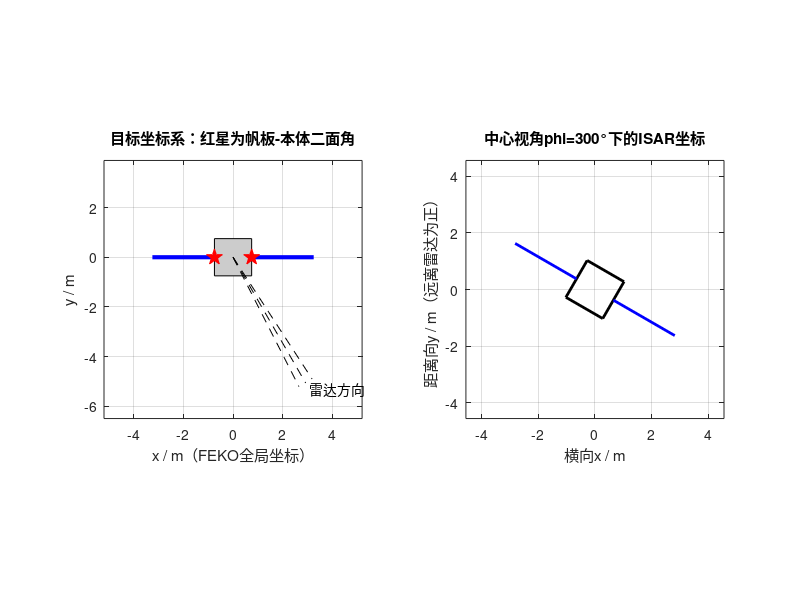

Reproduce this figure in MATLAB.
%{
%      ISAR转台成像：FEKO扫频×扫角参数设计
%      思路：FEKO平面波单站扫描得到E(f,phi)，等效为步进频信号在各转角下的频域回波。
%      频率维IFFT -> 距离像；方位维FFT -> 横向像（小转角RD）；转角较大时用PFA。
%      坐标约定沿用ISAR_RD.m：
%          原点为目标旋转中心O；x为横向（向右为正）；y为距离向（远离雷达为正）；
%          雷达位于(0,-R0)，即FEKO中的方向 theta=90°, phi=270°。
%          目标绕z轴顺时针转过theta角 <=> 目标不动、雷达方向逆时针转到 phi=270°+theta。
%      本脚本只做参数计算与可行性检查，不生成回波。输出：命令行参数表、
%      params_table.md、design_params.mat、figures/fig01_model_topview.png。
%}
clc; clear; close all;

%% 选项
model_mode = 'satellite'; % 'satellite'：参数化卫星模型；'custom'：只给最大尺寸L（如下载的STL）
L_custom = 8; % model_mode='custom'时使用的目标最大尺寸，m
os_ua = 1.5; % 不模糊窗口相对目标尺寸的余量：c/(2*delta_f)>os_ua*L，lambda/(2*delta_phi)>os_ua*L
phi_c_deg = 300; % 中心观测方位角（FEKO的phi），deg；270°为正对-y方向（太阳帆板镜面闪烁）
theta_inc_deg = 90; % 雷达俯仰：FEKO的theta，90°表示雷达位于xy平面内（转台平面）
pol_mode = 'VV'; % 'VV'：eta=0°，接收Etheta；'HH'：eta=90°，接收Ephi
t_per_point = 0.5; % 每个(频点,角度)单站解的估计耗时，s；请用试算实测后替换

%% 目标模型：参数化卫星（立方体本体 + 两块太阳帆板）
% 本体：中心在原点的立方体，边长bus_a。
% 帆板：零厚度PEC薄板，位于y=0平面（xz平面），法向为±y，直接贴在本体±x面上。
%       帆板与本体侧面构成90°二面角（棱线沿z轴），雷达在xy平面内时为强散射中心。
bus_a = 1.5; % 本体边长，m
panel_len = 2.5; % 单块帆板沿x方向长度，m
panel_wid = 1.2; % 帆板沿z方向宽度，m
switch lower(model_mode)
    case 'satellite'
        L = bus_a+2*panel_len; % 目标最大尺寸（翼展），m
        % 俯视轮廓（xy平面投影），每个部件一行多边形顶点，用于叠加到ISAR图像
        Model.bus_xy = bus_a/2*[-1,-1; 1,-1; 1,1; -1,1; -1,-1];
        Model.panel_r_xy = [bus_a/2,0; bus_a/2+panel_len,0]; % 右帆板投影为线段
        Model.panel_l_xy = -Model.panel_r_xy; % 左帆板
        Model.bus_a = bus_a; Model.panel_len = panel_len; Model.panel_wid = panel_wid;
    case 'custom'
        L = L_custom;
        Model = struct();
    otherwise
        error('model_mode只能是satellite或custom。');
end
target_radius = L/2; % 以本体中心为旋转中心时的最大半径，m（对称模型）

%% 电磁波与距离向参数（步进频）
c = 3e8; % 光速，m/s
f0 = 10e9; % 中心频率，Hz（X波段）
lambda = c/f0; % 中心波长，m
Br = 1e9; % 扫频带宽，Hz
rho_r = c/(2*Br); % 距离向理论分辨率，m（矩形窗）
f_min = f0-Br/2; f_max = f0+Br/2; % 扫频起止，Hz
lambda_min = c/f_max; % 最短波长，m，用于角度采样的保守设计

% 频率步进：不模糊距离 R_ua=c/(2*delta_f) 必须大于 os_ua*L
delta_f_max = c/(2*os_ua*L); % 允许的最大频率步进，Hz
% 把上限向下取到{1,2,2.5,5}×10^n序列中的“整”数
p10 = 10^floor(log10(delta_f_max)); m_nice = [1,2,2.5,5,10];
delta_f = p10*m_nice(find(m_nice*p10<=delta_f_max,1,'last'));
Nf = round(Br/delta_f)+1; % 频点数（含两端点）
R_ua = c/(2*delta_f); % 不模糊距离窗，m
f_axis = f_min+(0:Nf-1)*delta_f; % 频率轴，Hz

%% 方位向参数（转角）
% 横向分辨率 rho_a = lambda/(2*theta_m)，令 rho_a ≈ rho_r
res_a = rho_r; % 希望达到的横向分辨率，m
theta_m = lambda/(2*res_a); % 所需总转角，rad
theta_m_deg = ceil(theta_m*180/pi*2)/2; % 向上取到0.5°，便于在FEKO中填写
theta_m = theta_m_deg*pi/180;
rho_a = lambda/(2*theta_m); % 实际理论横向分辨率，m

% 角度步进：横向不模糊窗 X_ua = lambda_min/(2*delta_phi) 必须大于 os_ua*L
delta_phi_max = lambda_min/(2*os_ua*L); % rad
delta_phi_deg = floor(delta_phi_max*180/pi*100)/100; % 向下取到0.01°
% 再微调，使总转角恰好是步进的整数倍
Naz = ceil(theta_m_deg/delta_phi_deg)+1; % 角度点数（含两端点）
delta_phi_deg = theta_m_deg/(Naz-1);
delta_phi = delta_phi_deg*pi/180;
X_ua = lambda_min/(2*delta_phi); % 横向不模糊窗（最高频处，最保守），m
phi_start_deg = phi_c_deg-theta_m_deg/2; % FEKO中phi扫描起点，deg
phi_end_deg = phi_c_deg+theta_m_deg/2; % FEKO中phi扫描终点，deg
phi_axis_deg = phi_start_deg+(0:Naz-1)*delta_phi_deg; % 方位角轴，deg
theta_axis = (phi_axis_deg-phi_c_deg)*pi/180; % 相对中心的转角（逆时针看雷达=目标顺时针），rad

%% 极化
switch upper(pol_mode)
    case 'VV'
        eta_deg = 0; E_comp = 'Etheta'; % 入射E沿theta方向；theta=90°时为-z方向（竖直）
    case 'HH'
        eta_deg = 90; E_comp = 'Ephi'; % 入射E沿phi方向（水平）
    otherwise
        error('pol_mode只能是VV或HH。');
end

%% RD适用性检查（与ISAR_RD.m相同的两项，外加带宽引起的横向尺度变化）
% 目标在中心视角下的投影：目标顺时针转theta_c后的(x,y)
theta_c = (phi_c_deg-270)*pi/180;
if strcmpi(model_mode,'satellite')
    pts = [Model.bus_xy; Model.panel_r_xy; Model.panel_l_xy];
else
    pts = target_radius*[1,0; -1,0; 0,1; 0,-1];
end
x_img = pts(:,1)*cos(theta_c)+pts(:,2)*sin(theta_c);
y_img = -pts(:,1)*sin(theta_c)+pts(:,2)*cos(theta_c);
x_max = max(abs(x_img)); y_max = max(abs(y_img));
% 转动距离徙动：横向x处的点在theta_m内距离变化约x*theta_m
range_migration = x_max*theta_m;
% 二次相位误差：y*(1-cos(theta))≈y*theta^2/2，取边缘theta=theta_m/2
phase_error_max = 4*pi/lambda*max(sqrt(x_img.^2+y_img.^2))*(theta_m/2)^2/2;
% 带宽引起的横向尺度变化：x方向多普勒正比于f，频带边缘横向位置相差x*Br/f0
cross_scale_blur = x_max*Br/f0;

%% 计算量估算
N_total = Nf*Naz; % 主扫描单站解个数
N_rcs_cut = numel(0:0.5:360); % 附加：f0单频、phi全方位0.5°步进的RCS曲线
T_est_h = (N_total+N_rcs_cut)*t_per_point/3600; % 估计总耗时，h
% 全波（MoM/MLFMM）网格估算：表面积 / 单个三角形面积（边长lambda_min/8）
if strcmpi(model_mode,'satellite')
    area_total = 6*bus_a^2+2*2*panel_len*panel_wid; % 本体6面+帆板两面，m^2
else
    area_total = NaN;
end
edge_len = lambda_min/8; % MoM推荐网格边长
N_tri_MoM = area_total/(sqrt(3)/4*edge_len^2); % 三角形个数
N_unk_MoM = 1.5*N_tri_MoM; % RWG未知量≈1.5×三角形数
mem_MoM_GB = 16*N_unk_MoM^2/2^30; % 直接MoM复数双精度矩阵内存，GB
cells_r = L/rho_r; cells_a = L/rho_a; % 目标在距离/横向上占据的分辨单元数
electric_size = L/lambda_min; % 电尺寸（最高频）

%% 打印参数表
fprintf('\n======= ISAR转台成像：FEKO参数设计 =======\n');
fprintf('目标：%s，最大尺寸L=%.2f m，电尺寸L/lambda_min=%.0f\n',model_mode,L,electric_size);
fprintf('中心频率f0=%.2f GHz，lambda=%.2f cm\n',f0/1e9,lambda*100);
fprintf('带宽Br=%.0f MHz，扫频%.3f~%.3f GHz\n',Br/1e6,f_min/1e9,f_max/1e9);
fprintf('频率步进delta_f=%.2f MHz（上限%.2f MHz），频点数Nf=%d\n',delta_f/1e6,delta_f_max/1e6,Nf);
fprintf('不模糊距离R_ua=%.2f m（要求>%.2f m）\n',R_ua,os_ua*L);
fprintf('总转角theta_m=%.2f deg，phi扫描%.3f~%.3f deg\n',theta_m_deg,phi_start_deg,phi_end_deg);
fprintf('角度步进delta_phi=%.4f deg（上限%.4f deg），角度点数Naz=%d\n',delta_phi_deg,delta_phi_max*180/pi,Naz);
fprintf('横向不模糊窗X_ua=%.2f m（要求>%.2f m）\n',X_ua,os_ua*L);
fprintf('距离分辨率rho_r=%.3f m；横向分辨率rho_a=%.3f m\n',rho_r,rho_a);
fprintf('目标占据分辨单元：距离%.0f个×横向%.0f个\n',cells_r,cells_a);
fprintf('极化：%s（FEKO平面波eta=%d°，接收%s），雷达俯仰theta=%d°\n',upper(pol_mode),eta_deg,E_comp,theta_inc_deg);
fprintf('----- RD适用性（中心视角phi=%.1f°） -----\n',phi_c_deg);
fprintf('最大横向|x|=%.2f m，最大距离|y|=%.2f m\n',x_max,y_max);
fprintf('转动距离徙动约=%.3f m（半个距离单元=%.3f m）\n',range_migration,rho_r/2);
fprintf('二次相位误差约=%.2f rad（门限pi/4=%.2f rad）\n',phase_error_max,pi/4);
fprintf('带宽引起的横向尺度展宽约=%.3f m（横向单元=%.3f m）\n',cross_scale_blur,rho_a);
fprintf('----- 计算量 -----\n');
fprintf('主扫描：Nf×Naz=%d×%d=%d个单站解\n',Nf,Naz,N_total);
fprintf('附加RCS曲线：f0单频，phi=0:0.5:360，%d个单站解\n',N_rcs_cut);
fprintf('若每点%.2f s，总耗时约%.1f h（请先试算实测）\n',t_per_point,T_est_h);
fprintf('全波MoM参考：表面积%.1f m^2，三角形约%.2e个，未知量约%.2e，直接MoM矩阵约%.1e GB\n',...
    area_total,N_tri_MoM,N_unk_MoM,mem_MoM_GB);
if range_migration>rho_r/2
    warning('转动距离徙动超过半个距离单元：RD图像边缘散射点会展宽，建议同时做PFA对比。');
end
if phase_error_max>pi/4
    warning('二次相位误差超过pi/4：RD图像边缘散焦，PFA可校正。');
end

%% 写出参数表（Markdown）与参数文件
fid = fopen('params_table.md','w');
fprintf(fid,'| 参数 | 符号 | 数值 | 说明 |\n|---|---|---|---|\n');
fprintf(fid,'| 目标最大尺寸 | L | %.2f m | 电尺寸约 %.0f λ |\n',L,electric_size);
fprintf(fid,'| 中心频率 | f0 | %.2f GHz | λ0 = %.2f cm |\n',f0/1e9,lambda*100);
fprintf(fid,'| 带宽 | Br | %.0f MHz | %.3f~%.3f GHz |\n',Br/1e6,f_min/1e9,f_max/1e9);
fprintf(fid,'| 频率步进 | Δf | %.2f MHz | 上限 c/(2·%.1fL) = %.2f MHz |\n',delta_f/1e6,os_ua,delta_f_max/1e6);
fprintf(fid,'| 频点数 | Nf | %d | |\n',Nf);
fprintf(fid,'| 不模糊距离 | c/(2Δf) | %.2f m | > %.1fL = %.2f m |\n',R_ua,os_ua,os_ua*L);
fprintf(fid,'| 总转角 | θm | %.2f° | φ: %.3f°~%.3f° |\n',theta_m_deg,phi_start_deg,phi_end_deg);
fprintf(fid,'| 角度步进 | Δφ | %.4f° | 上限 λmin/(2·%.1fL) = %.4f° |\n',delta_phi_deg,os_ua,delta_phi_max*180/pi);
fprintf(fid,'| 角度点数 | Naz | %d | |\n',Naz);
fprintf(fid,'| 横向不模糊窗 | λmin/(2Δφ) | %.2f m | > %.2f m |\n',X_ua,os_ua*L);
fprintf(fid,'| 距离分辨率 | ρr = c/(2Br) | %.3f m | 矩形窗 |\n',rho_r);
fprintf(fid,'| 横向分辨率 | ρa = λ0/(2θm) | %.3f m | 矩形窗 |\n',rho_a);
fprintf(fid,'| 极化 | | %s | 平面波 η=%d°，接收 %s |\n',upper(pol_mode),eta_deg,E_comp);
fprintf(fid,'| 雷达俯仰 | θ | %d° | 雷达在转台平面内 |\n',theta_inc_deg);
fprintf(fid,'| 单站解总数 | Nf×Naz | %d | 另加 RCS 曲线 %d 点 |\n',N_total,N_rcs_cut);
fclose(fid);
save('design_params.mat','c','f0','lambda','Br','rho_r','delta_f','Nf','f_axis',...
    'theta_m','theta_m_deg','delta_phi_deg','Naz','phi_axis_deg','phi_c_deg',...
    'theta_inc_deg','pol_mode','eta_deg','E_comp','rho_a','R_ua','X_ua','L','Model','model_mode');

% 顺时针转动th（同ISAR_RD.m）：x'=x*cos+y*sin, y'=-x*sin+y*cos
rot_x = @(xy,th) xy(:,1)*cos(th)+xy(:,2)*sin(th);
rot_y = @(xy,th) -xy(:,1)*sin(th)+xy(:,2)*cos(th);

%% 图1：模型俯视图与雷达视线（雷达位于图的下方，与ISAR_RD.m一致）
if ~exist('figures','dir'); mkdir('figures'); end
figure('Name','模型俯视图与观测几何','Color','w');
subplot(1,2,1); hold on;
if strcmpi(model_mode,'satellite')
    fill(Model.bus_xy(:,1),Model.bus_xy(:,2),[0.8,0.8,0.8]);
    plot(Model.panel_r_xy(:,1),Model.panel_r_xy(:,2),'b-','LineWidth',3);
    plot(Model.panel_l_xy(:,1),Model.panel_l_xy(:,2),'b-','LineWidth',3);
    plot(bus_a/2*[1,-1],[0,0],'rp','MarkerSize',12,'MarkerFaceColor','r'); % 二面角棱线
end
% 雷达方向：从原点指向phi方向
phi_line = [phi_start_deg,phi_c_deg,phi_end_deg]*pi/180;
for k = 1:3
    plot([0,0.9*L*cos(phi_line(k))],[0,0.9*L*sin(phi_line(k))],'k--');
end
text(0.95*L*cos(phi_c_deg*pi/180),0.95*L*sin(phi_c_deg*pi/180),'雷达方向');
hold off; axis equal; grid on; box on;
xlim(0.8*L*[-1,1]); ylim(L*[-1,0.6]);
xlabel('x / m（FEKO全局坐标）'); ylabel('y / m');
title('目标坐标系：红星为帆板-本体二面角');
subplot(1,2,2); hold on;
% 中心视角下的ISAR坐标：目标顺时针转theta_c
if strcmpi(model_mode,'satellite')
    plot(rot_x(Model.bus_xy,theta_c),rot_y(Model.bus_xy,theta_c),'k-','LineWidth',2);
    plot(rot_x(Model.panel_r_xy,theta_c),rot_y(Model.panel_r_xy,theta_c),'b-','LineWidth',2);
    plot(rot_x(Model.panel_l_xy,theta_c),rot_y(Model.panel_l_xy,theta_c),'b-','LineWidth',2);
end
hold off; axis equal; grid on; box on;
xlim(0.7*L*[-1,1]); ylim(0.7*L*[-1,1]);
xlabel('横向x / m'); ylabel('距离向y / m（远离雷达为正）');
title(sprintf('中心视角phi=%.0f°下的ISAR坐标',phi_c_deg));
print(gcf,'-dpng','-r300','figures/fig01_model_topview.png');
